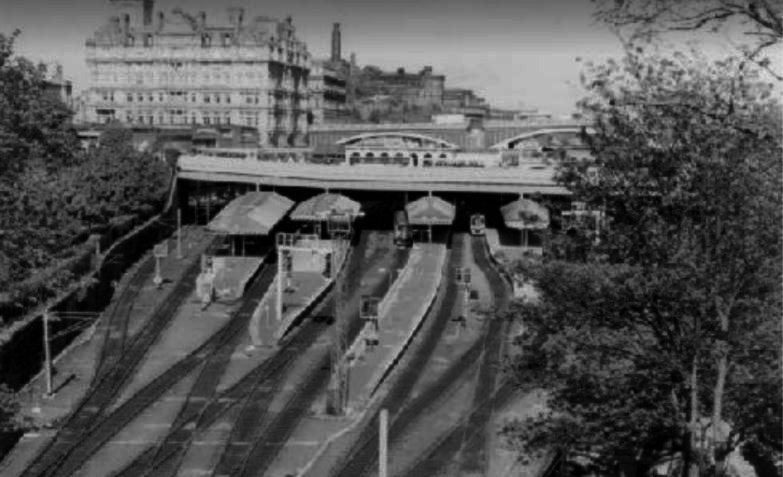
#> input picture parcial_3/lab_10/Exp_Log_Raise_Operator/ExponentialPeaje.jpg, 783 x 477 px
$ python Ex_Lo_Ra_Operador.py ExponentialPeaje.jpg
#> lines starting #> are read from the running program, lines starting #| are printed output that depends on the picture
import cv2
import numpy as np
from matplotlib import pyplot as plt
import sys
import math

imgReal = cv2.imread(sys.argv[1], cv2.IMREAD_GRAYSCALE) #8 bit por escala de grises
#> imgReal is the input picture: shape (477, 783); min 0, max 222, mean 83.6
img = imgReal.copy()

#HISTOGRAMA
f, (ax1, ax2,ax3,ax4) = plt.subplots(4,1,figsize=(10, 15))# sharey=True, al introducir todas dimensiones de un histograma es compartido con los demas
ax1.hist(img.ravel(),256,[0,256])
ax1.set_title('Imagen Original')
# ax1.set_xlabel('Intensidad')
ax1.set_ylabel('Cantidad de pixeles')
cv2.imshow('Imagen Original',img)

#EXPONENTIAL OPERATOR
#constant c
c = 20
b = 1.01
for i in range(len(img)):
    for j in range(len(img[0])):
        new_pixel = c * ((b**int(img[i][j])) - 1)
        img[i][j] = np.uint8(new_pixel)
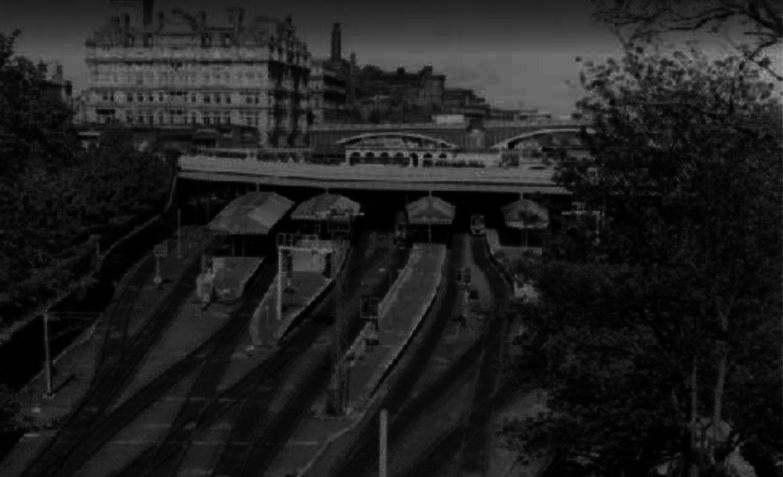
#> img: shape (477, 783); min 0, max 162, mean 31.3

ax2.hist(img.ravel(),256,[0,256])
ax2.set_title('Imagen (Exponential Operator)')
# ax2.set_xlabel('Intensidad')
ax2.set_ylabel('Cantidad de pixeles')
cv2.imshow('Imagen (Exponential Operator)',img)

# filename = 'ExponentialPeaje.jpg'
# cv2.imwrite(filename, img)

#RAISE TO THE POWER OPERATOR
#constant c
img2 = imgReal.copy()
c = 0.05
r = 1.5
for i in range(len(img2)):
    for j in range(len(img2[0])):
        new_pixel = c * (int(img2[i][j])**r)
        img2[i][j] = np.uint8(new_pixel)
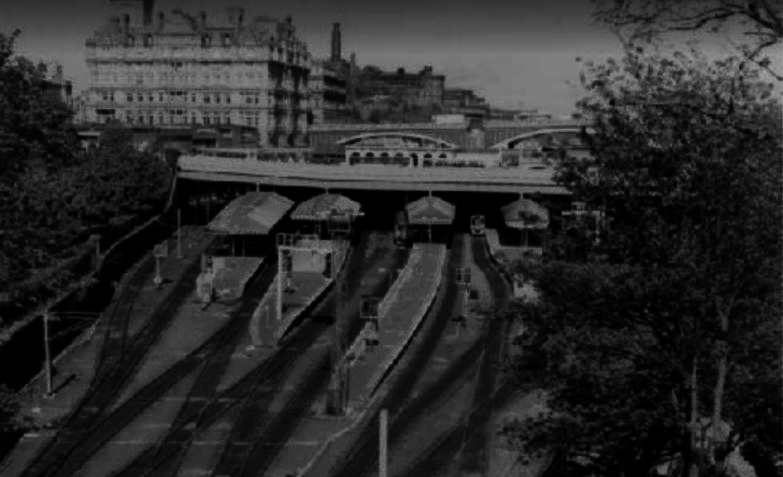
#> img2: shape (477, 783); min 0, max 165, mean 42.6

ax3.hist(img2.ravel(),256,[0,256])
ax3.set_title('Imagen (Raise to the power Operator)')
# ax3.set_xlabel('Intensidad')
ax3.set_ylabel('Cantidad de pixeles')
cv2.imshow('Imagen (Raise to the power Operator)',img2)


# filename = 'RaisePeaje.jpg'
# cv2.imwrite(filename, img2)


#LOGARITMICO OPERATOR
#constant c
img3 = imgReal.copy()
c = 50
for i in range(len(img3)):
    for j in range(len(img3[0])):
        new_pixel = c * math.log10(1 + int(img3[i][j]))
        if (new_pixel > 255):
            new_pixel = 255
        img3[i][j] = np.uint8(new_pixel)
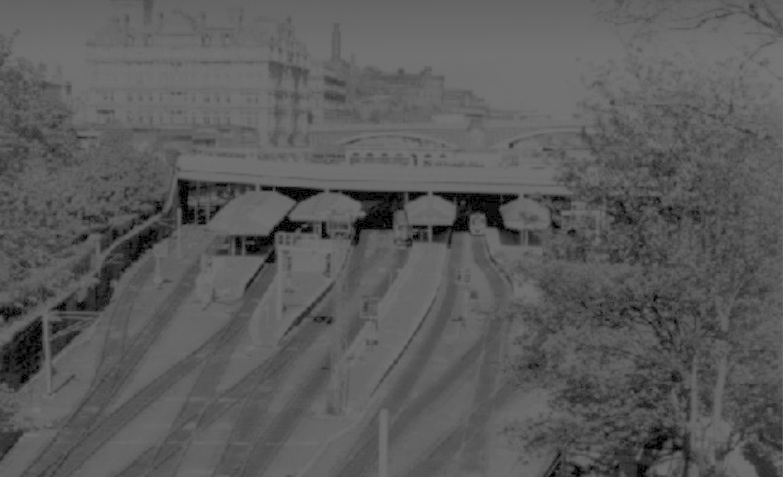
#> img3: shape (477, 783); min 0, max 117, mean 90.4


ax4.hist(img3.ravel(),256,[0,256])
ax4.set_title('Imagen (Logarithm Operator)')
# ax4.set_xlabel('Intensidad')
ax4.set_ylabel('Cantidad de pixeles')
cv2.imshow('Imagen (Logarithm Operator)',img3)


# filename = 'LogaritmicPeaje.jpg'
# cv2.imwrite(filename, img3)
# plt.savefig('Histogramathreee.png')

plt.show()
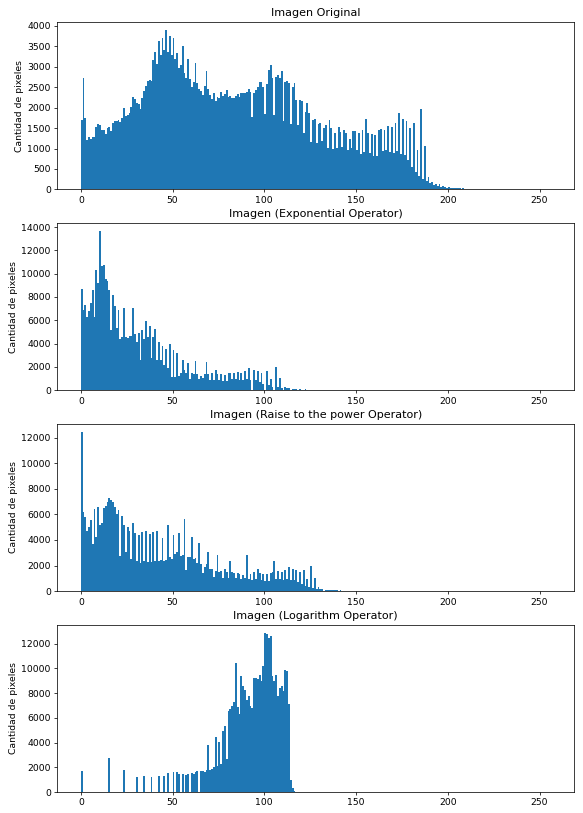
#> figure drawn by matplotlib, 4 panels; panel 1: tallest bar 3901 high, from x = 46 to 47; panel 2: tallest bar 13675 high, from x = 10 to 11; panel 3: tallest bar 12469 high, from x = 0 to 1; panel 4: tallest bar 12899 high, from x = 100 to 101
cv2.waitKey(0)
cv2.destroyAllWindows()
